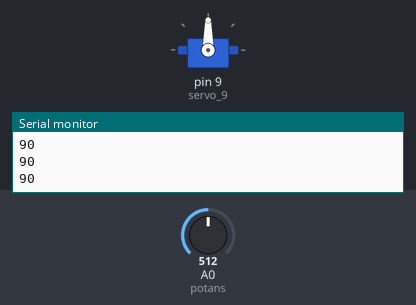
The sketch below on a simulated Arduino Uno, built with avr-gcc and run on an emulated ATmega328P. Shown: servo, the last lines printed to the serial monitor. Inputs (shaded band) come from the test bench; at power-on: A0 (potans) = 512.

Above: at 1.2 s.
1.3 s: A0 (potans) set to 716
At 2.5 s:
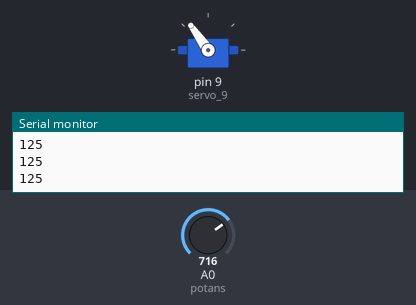
2.8 s: A0 (potans) set to 900
At 4.0 s:
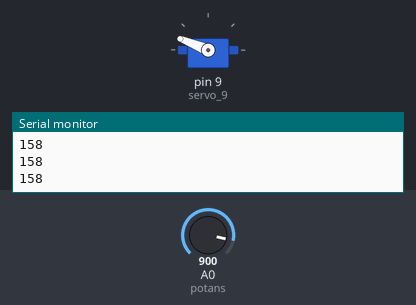
4.3 s: A0 (potans) set to 1023
At 4.9 s:
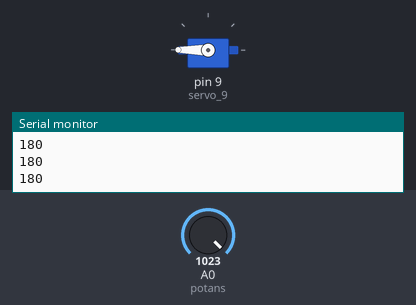
5.8 s: A0 (potans) set to 306
At 7.0 s:
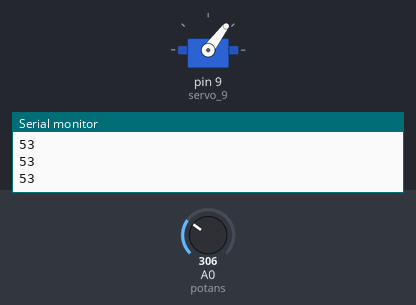
7.3 s: A0 (potans) set to 122
At 8.4 s:
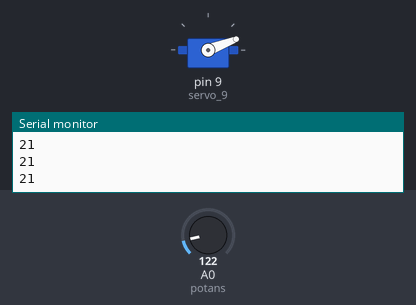
8.8 s: A0 (potans) set to 0
At 9.7 s:
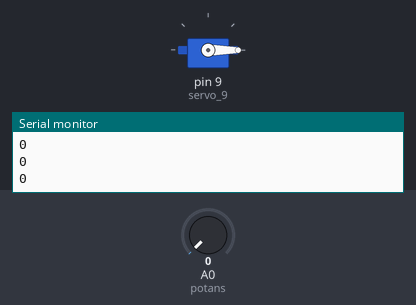
Timing chart, 0 to 11.3 s (numbered marks = the images above; inputs shaded):
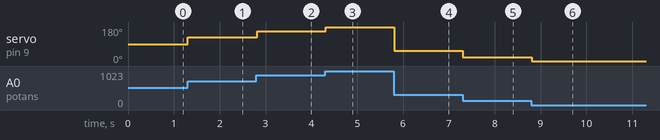

Measured:
- after the input at 1.3 s, servo on pin 9 (servo_9): 90° → 125° at once
- after the input at 2.8 s, servo on pin 9 (servo_9): 125° → 158° at once
- after the input at 4.3 s, servo on pin 9 (servo_9): 158° → 180° at once
- after the input at 5.8 s, servo on pin 9 (servo_9): 180° → 53° at once
- after the input at 7.3 s, servo on pin 9 (servo_9): 53° → 21° at once
- after the input at 8.8 s, servo on pin 9 (servo_9): 21° → 0° at once

The sketch:

08_servo_potas.ino
```cpp
#include<Servo.h>
#define potans A0
int pos=0;
Servo servo_9;
void setup()
{
  Serial.begin(9600);
  servo_9.attach(9,500,2500);
}

void loop()
{
  int potansDeger=analogRead(potans);
  int degree=map(potansDeger,0,1023,0,180);
  servo_9.write(degree);
  Serial.println(degree);
  delay(15);
}
```
